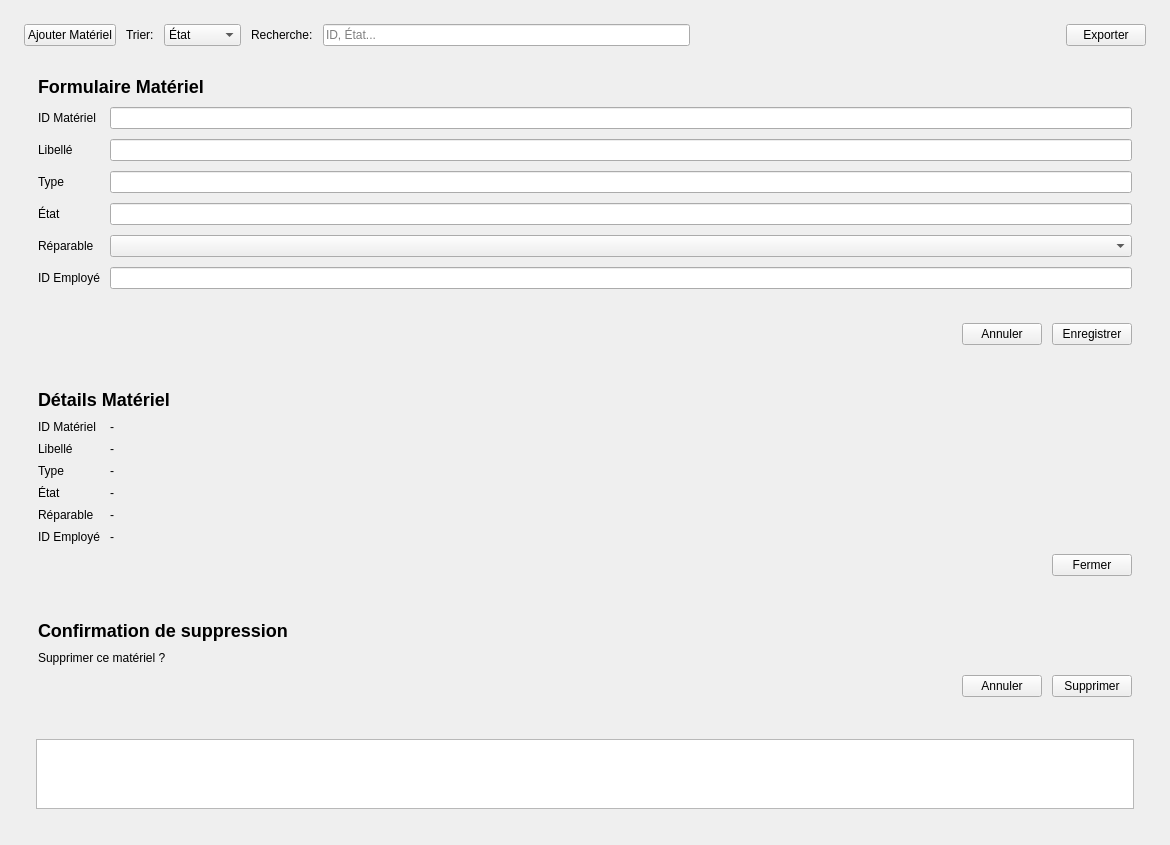
<?xml version="1.0" encoding="UTF-8"?>
<ui version="4.0">
 <class>EquipementsPage</class>
 <widget class="QWidget" name="EquipementsPage">
   <property name="styleSheet">
    <string notr="true">QWidget#formCard QLabel#lblFormTitle,
QWidget#viewCard QLabel#lblViewTitle,
QWidget#deleteCard QLabel#lblDeleteTitle {
        font-size: 18px;
        font-weight: 700;
}
</string>
    </property>
  <property name="geometry">
   <rect>
    <x>0</x>
    <y>0</y>
    <width>1170</width>
    <height>720</height>
   </rect>
  </property>
  <layout class="QVBoxLayout" name="mainLayout">
   <property name="spacing">
    <number>16</number>
   </property>
   <property name="leftMargin">
    <number>24</number>
   </property>
   <property name="topMargin">
    <number>24</number>
   </property>
   <property name="rightMargin">
    <number>24</number>
   </property>
   <property name="bottomMargin">
    <number>24</number>
   </property>
   <item>
    <widget class="QWidget" name="controlsWidget">
     <layout class="QHBoxLayout" name="controlsLayout">
      <property name="spacing">
       <number>10</number>
      </property>
      <property name="leftMargin">
       <number>0</number>
      </property>
      <property name="topMargin">
       <number>0</number>
      </property>
      <property name="rightMargin">
       <number>0</number>
      </property>
      <property name="bottomMargin">
       <number>0</number>
      </property>
      <item>
       <widget class="QPushButton" name="btnAddMateriel">
        <property name="text">
         <string>Ajouter Matériel</string>
        </property>
       </widget>
      </item>
      <item>
       <widget class="QLabel" name="labelSort">
        <property name="text">
         <string>Trier:</string>
        </property>
       </widget>
      </item>
      <item>
       <widget class="QComboBox" name="comboSortField">
        <item>
         <property name="text">
          <string>État</string>
         </property>
        </item>
        <item>
         <property name="text">
          <string>Type</string>
         </property>
        </item>
        <item>
         <property name="text">
          <string>Terminal</string>
         </property>
        </item>
       </widget>
      </item>
      <item>
       <widget class="QLabel" name="labelSearch">
        <property name="text">
         <string>Recherche:</string>
        </property>
       </widget>
      </item>
      <item>
       <widget class="QLineEdit" name="searchBar">
        <property name="placeholderText">
         <string>ID, État...</string>
        </property>
       </widget>
      </item>
      <item>
       <spacer name="horizontalSpacer">
        <property name="orientation">
         <enum>Qt::Horizontal</enum>
        </property>
        <property name="sizeHint" stdset="0">
         <size>
          <width>40</width>
          <height>20</height>
         </size>
        </property>
       </spacer>
      </item>
      <item>
       <widget class="QPushButton" name="btnExport">
        <property name="text">
         <string>Exporter</string>
        </property>
       </widget>
      </item>
     </layout>
    </widget>
   </item>
   <item>
    <widget class="QWidget" name="formCard">
     <layout class="QVBoxLayout" name="formCardLayout">
      <property name="leftMargin">
       <number>14</number>
      </property>
      <property name="topMargin">
       <number>14</number>
      </property>
      <property name="rightMargin">
       <number>14</number>
      </property>
      <property name="bottomMargin">
       <number>14</number>
      </property>
      <property name="spacing">
       <number>10</number>
      </property>
      <item>
       <widget class="QLabel" name="lblFormTitle">
        <property name="text">
         <string>Formulaire Matériel</string>
        </property>
       </widget>
      </item>
      <item>
       <layout class="QFormLayout" name="materialFormLayout">
        <property name="horizontalSpacing">
         <number>10</number>
        </property>
        <property name="verticalSpacing">
         <number>10</number>
        </property>
        <item row="0" column="0">
         <widget class="QLabel" name="labelIdMaterielForm">
          <property name="text">
           <string>ID Matériel</string>
          </property>
         </widget>
        </item>
        <item row="0" column="1">
         <widget class="QLineEdit" name="inputIdMateriel"/>
        </item>
        <item row="1" column="0">
         <widget class="QLabel" name="labelLibelleForm">
          <property name="text">
           <string>Libellé</string>
          </property>
         </widget>
        </item>
        <item row="1" column="1">
         <widget class="QLineEdit" name="inputLibelle"/>
        </item>
        <item row="2" column="0">
         <widget class="QLabel" name="labelTypeForm">
          <property name="text">
           <string>Type</string>
          </property>
         </widget>
        </item>
        <item row="2" column="1">
         <widget class="QLineEdit" name="inputType"/>
        </item>
        <item row="3" column="0">
         <widget class="QLabel" name="labelEtatForm">
          <property name="text">
           <string>État</string>
          </property>
         </widget>
        </item>
        <item row="3" column="1">
         <widget class="QLineEdit" name="inputEtat"/>
        </item>
        <item row="4" column="0">
         <widget class="QLabel" name="labelReparableForm">
          <property name="text">
           <string>Réparable</string>
          </property>
         </widget>
        </item>
        <item row="4" column="1">
         <widget class="QComboBox" name="comboReparableForm"/>
        </item>
        <item row="5" column="0">
         <widget class="QLabel" name="labelIdEmployeForm">
          <property name="text">
           <string>ID Employé</string>
          </property>
         </widget>
        </item>
        <item row="5" column="1">
         <widget class="QLineEdit" name="inputIdEmploye"/>
        </item>
       </layout>
      </item>
      <item>
       <widget class="QLabel" name="lblFormError">
        <property name="text">
         <string/>
        </property>
        <property name="styleSheet">
         <string notr="true">color: #dc3545;</string>
        </property>
       </widget>
      </item>
      <item>
       <layout class="QHBoxLayout" name="formButtonsLayout">
        <item>
         <spacer name="formButtonsSpacer">
          <property name="orientation">
           <enum>Qt::Horizontal</enum>
          </property>
          <property name="sizeHint" stdset="0">
           <size>
            <width>40</width>
            <height>20</height>
           </size>
          </property>
         </spacer>
        </item>
        <item>
         <widget class="QPushButton" name="btnFormCancel">
          <property name="text">
           <string>Annuler</string>
          </property>
         </widget>
        </item>
        <item>
         <widget class="QPushButton" name="btnFormSave">
          <property name="text">
           <string>Enregistrer</string>
          </property>
         </widget>
        </item>
       </layout>
      </item>
     </layout>
    </widget>
   </item>
   <item>
    <widget class="QWidget" name="viewCard">
     <layout class="QVBoxLayout" name="viewCardLayout">
      <property name="leftMargin">
       <number>14</number>
      </property>
      <property name="topMargin">
       <number>14</number>
      </property>
      <property name="rightMargin">
       <number>14</number>
      </property>
      <property name="bottomMargin">
       <number>14</number>
      </property>
      <property name="spacing">
       <number>10</number>
      </property>
      <item>
       <widget class="QLabel" name="lblViewTitle">
        <property name="text">
         <string>Détails Matériel</string>
        </property>
       </widget>
      </item>
      <item>
       <layout class="QFormLayout" name="viewFormLayout">
        <property name="horizontalSpacing">
         <number>10</number>
        </property>
        <property name="verticalSpacing">
         <number>8</number>
        </property>
        <item row="0" column="0">
         <widget class="QLabel" name="lblViewIdLabel">
          <property name="text">
           <string>ID Matériel</string>
          </property>
         </widget>
        </item>
        <item row="0" column="1">
         <widget class="QLabel" name="lblViewIdValue">
          <property name="text">
           <string>-</string>
          </property>
         </widget>
        </item>
        <item row="1" column="0">
         <widget class="QLabel" name="lblViewLibelleLabel">
          <property name="text">
           <string>Libellé</string>
          </property>
         </widget>
        </item>
        <item row="1" column="1">
         <widget class="QLabel" name="lblViewLibelleValue">
          <property name="text">
           <string>-</string>
          </property>
         </widget>
        </item>
        <item row="2" column="0">
         <widget class="QLabel" name="lblViewTypeLabel">
          <property name="text">
           <string>Type</string>
          </property>
         </widget>
        </item>
        <item row="2" column="1">
         <widget class="QLabel" name="lblViewTypeValue">
          <property name="text">
           <string>-</string>
          </property>
         </widget>
        </item>
        <item row="3" column="0">
         <widget class="QLabel" name="lblViewEtatLabel">
          <property name="text">
           <string>État</string>
          </property>
         </widget>
        </item>
        <item row="3" column="1">
         <widget class="QLabel" name="lblViewEtatValue">
          <property name="text">
           <string>-</string>
          </property>
         </widget>
        </item>
        <item row="4" column="0">
         <widget class="QLabel" name="lblViewReparableLabel">
          <property name="text">
           <string>Réparable</string>
          </property>
         </widget>
        </item>
        <item row="4" column="1">
         <widget class="QLabel" name="lblViewReparableValue">
          <property name="text">
           <string>-</string>
          </property>
         </widget>
        </item>
        <item row="5" column="0">
         <widget class="QLabel" name="lblViewEmployeLabel">
          <property name="text">
           <string>ID Employé</string>
          </property>
         </widget>
        </item>
        <item row="5" column="1">
         <widget class="QLabel" name="lblViewEmployeValue">
          <property name="text">
           <string>-</string>
          </property>
         </widget>
        </item>
       </layout>
      </item>
      <item>
       <layout class="QHBoxLayout" name="viewButtonsLayout">
        <item>
         <spacer name="viewButtonsSpacer">
          <property name="orientation">
           <enum>Qt::Horizontal</enum>
          </property>
          <property name="sizeHint" stdset="0">
           <size>
            <width>40</width>
            <height>20</height>
           </size>
          </property>
         </spacer>
        </item>
        <item>
         <widget class="QPushButton" name="btnViewClose">
          <property name="text">
           <string>Fermer</string>
          </property>
         </widget>
        </item>
       </layout>
      </item>
     </layout>
    </widget>
   </item>
   <item>
    <widget class="QWidget" name="deleteCard">
     <layout class="QVBoxLayout" name="deleteCardLayout">
      <property name="leftMargin">
       <number>14</number>
      </property>
      <property name="topMargin">
       <number>14</number>
      </property>
      <property name="rightMargin">
       <number>14</number>
      </property>
      <property name="bottomMargin">
       <number>14</number>
      </property>
      <property name="spacing">
       <number>10</number>
      </property>
      <item>
       <widget class="QLabel" name="lblDeleteTitle">
        <property name="text">
         <string>Confirmation de suppression</string>
        </property>
       </widget>
      </item>
      <item>
       <widget class="QLabel" name="lblDeleteMessage">
        <property name="text">
         <string>Supprimer ce matériel ?</string>
        </property>
       </widget>
      </item>
      <item>
       <layout class="QHBoxLayout" name="deleteButtonsLayout">
        <item>
         <spacer name="deleteButtonsSpacer">
          <property name="orientation">
           <enum>Qt::Horizontal</enum>
          </property>
          <property name="sizeHint" stdset="0">
           <size>
            <width>40</width>
            <height>20</height>
           </size>
          </property>
         </spacer>
        </item>
        <item>
         <widget class="QPushButton" name="btnDeleteCancel">
          <property name="text">
           <string>Annuler</string>
          </property>
         </widget>
        </item>
        <item>
         <widget class="QPushButton" name="btnDeleteConfirm">
          <property name="text">
           <string>Supprimer</string>
          </property>
         </widget>
        </item>
       </layout>
      </item>
     </layout>
    </widget>
   </item>
   <item>
    <widget class="QWidget" name="tableCard">
     <layout class="QVBoxLayout" name="tableCardLayout">
      <property name="leftMargin">
       <number>12</number>
      </property>
      <property name="topMargin">
       <number>12</number>
      </property>
      <property name="rightMargin">
       <number>12</number>
      </property>
      <property name="bottomMargin">
       <number>12</number>
      </property>
      <item>
       <widget class="QTableWidget" name="tableMateriaux"/>
      </item>
     </layout>
    </widget>
   </item>
  </layout>
 </widget>
 <resources/>
 <connections/>
</ui>
